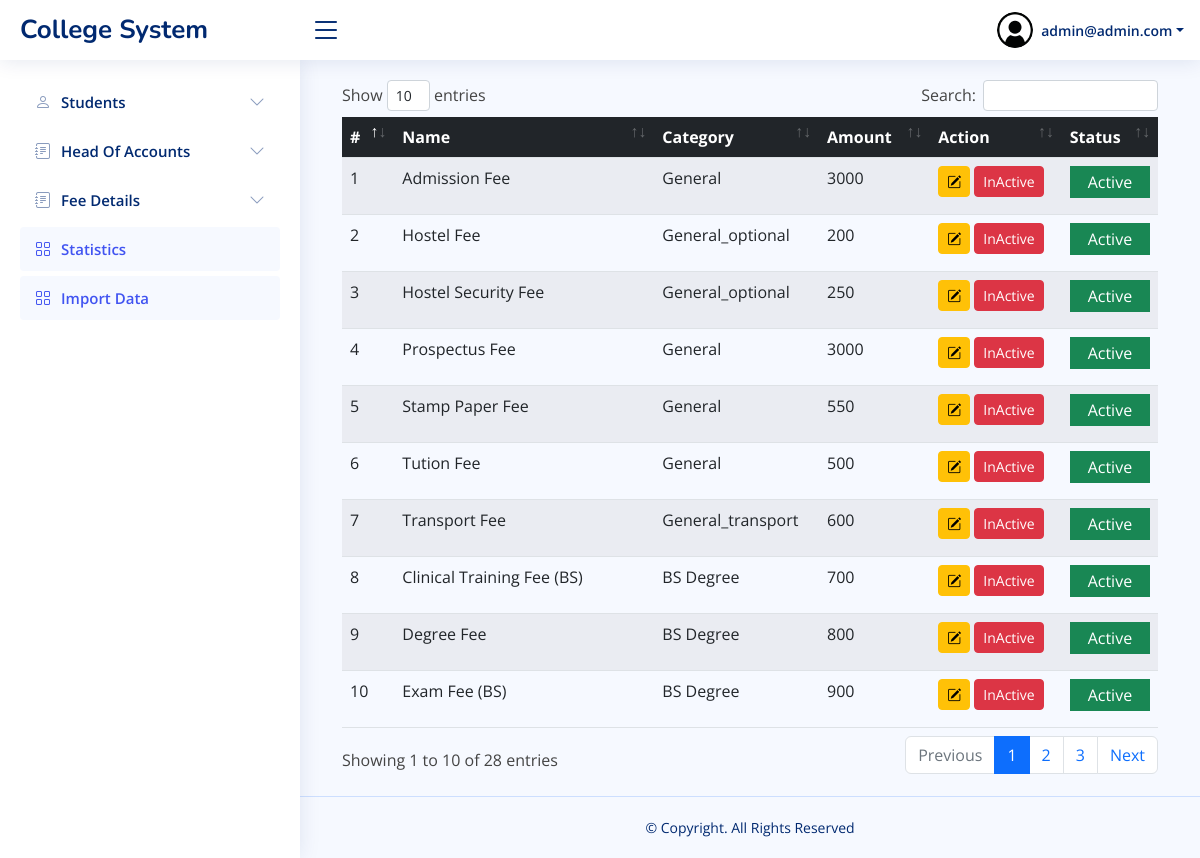
/views/head_of_accounts/all_head_of_accounts.php (signed in), run on the app's committed database.
### tables this page shows
CREATE TABLE `head_of_accounts` (
  `id` int(11) NOT NULL,
  `account_name` varchar(512) DEFAULT NULL,
  `category` varchar(512) DEFAULT NULL,
  `amount` int(255) DEFAULT NULL,
  `status` varchar(11) DEFAULT '1',
  `created_on` datetime DEFAULT NULL
);

### views/head_of_accounts/all_head_of_accounts.php (the view, shortened to what this page needs)
<?php
include '../../includes/header.php';
include '../../includes/sidebar.php';
?>
<main id="main" class="main">
<div class="container-fluid">
<div class="table-responsive">
  <table class="table table-striped datatable " id="hoa_table">
  <thead class="bg-dark text-white">
    <tr>
      <th scope="col">#</th>
      <th scope="col">Name</th>
      <th scope="col">Category</th>
      <th scope="col">Amount</th>
      <th scope="col">Action</th>
      <th scope="col">Status</th>
    </tr>
  </thead>
  <tbody>
    <?php
    $ret=mysqli_query($con,"SELECT * FROM `head_of_accounts` ");
    $count = 1;
    while ($row=mysqli_fetch_array($ret))
    {
      $hoa_id = $row['id'];
      ?>
      <tr>
        <td><?=$count?></td>
        <td>
          <p class="text-sm mb-0"><?=$row['account_name']?></p></td>
        <td>
          <p class="text-sm mb-0"><?=$row['category']?></p>
        </td>
        <td>
          <p class="text-sm"><?=$row['amount']?></p></td>
        <td>
          <div>
            <button class="btn btn-sm btn-warning" onclick="load_hoa_detail(<?=$hoa_id?>)" data-bs-toggle="modal" data-bs-target="#edit_hoa_modal"><i class="bi bi-pencil-square"></i></button>
            <?php
            if($row['status'] == '1'){
              ?>
              <button class="btn btn-sm btn-danger" onclick="change_status_hoa(<?=$hoa_id?>,2)">InActive</button>
              <?php
            }
            else{
              ?>
              <button class="btn btn-sm btn-primary" onclick="change_status_hoa(<?=$hoa_id?>,1)">Active</button>
              <?php
            }
            ?>
          </div>
        </td>
        <td>
          <?php
          if($row['status'] == '1'){
            ?>
              <p class="text-white bg-success text-sm p-1 text-center mb-0">Active</p>
            <?php
          }elseif($row['status'] == '2'){
            ?>
              <p class="text-white bg-danger text-sm p-1 text-center mb-0">InActive</p>
            <?php
          }
        ?>
        </td>
      </tr>
      <?php
      $count++;
    }
    ?>
  </tbody>
</table>
</div>
</div>
</main>
<?php
include '../../includes/footer.php';
?>

### includes/header.php (shortened to what this page needs)
<!DOCTYPE html>
<html lang="en">
<head>
  <link href="../../assets/vendor/bootstrap/css/bootstrap.min.css" rel="stylesheet">
  <link href="../../assets/vendor/bootstrap-icons/bootstrap-icons.css" rel="stylesheet">
  <link href="../../assets/vendor/boxicons/css/boxicons.min.css" rel="stylesheet">
  <link href="../../assets/vendor/quill/quill.snow.css" rel="stylesheet">
  <link href="../../assets/vendor/quill/quill.bubble.css" rel="stylesheet">
  <link href="../../assets/vendor/remixicon/remixicon.css" rel="stylesheet">
  <link rel="stylesheet" href="../../assets/vendor/datatables.net-bs4/css/dataTables.bootstrap4.min.css">
  <link rel="stylesheet" href="../../assets/vendor/datatables.net-buttons-bs4/css/buttons.bootstrap4.min.css">
  <link rel="stylesheet" href="../../assets/vendor/datatables.net-select-bs4/css/select.bootstrap4.min.css">
  <link href="https://cdn.rawgit.com/harvesthq/chosen/gh-pages/chosen.min.css" rel="stylesheet"/>
  <link href="../../assets/css/style.css" rel="stylesheet">
</head>
<body>
<?php
if (session_status() == PHP_SESSION_ACTIVE) {
  $user_email = $_SESSION['email'];
}
?>
  <header id="header" class="header fixed-top d-flex align-items-center">
    <div class="d-flex align-items-center justify-content-between">
      <a href="index.html" class="logo d-flex align-items-center">
        <span class="d-none d-lg-block">College System</span>
      </a>
      <i class="bi bi-list toggle-sidebar-btn"></i>
    </div>
    <?php
    if(!empty($user_email)){
    ?>
    <nav class="header-nav ms-auto">
      <ul class="d-flex align-items-center">
        <li class="nav-item dropdown pe-3">
          <a class="nav-link nav-profile d-flex align-items-center pe-0" href="#" data-bs-toggle="dropdown">
            <img src="../../assets/images/profile_photo/user-icon.webp" alt="Profile" class="rounded-circle">
            <span class="d-none d-md-block dropdown-toggle ps-2"><?=$user_email?></span>
          </a>
        </li>
      </ul>
    </nav>
<?php
}
?>
  </header>

### includes/sidebar.php (shortened to what this page needs)
<aside id="sidebar" class="sidebar">
<ul class="sidebar-nav" id="sidebar-nav">
  <li class="nav-item">
    <a class="nav-link collapsed" data-bs-target="#students-nav" data-bs-toggle="collapse" href="#">
      <i class="bi bi-person"></i><span>Students</span><i class="bi bi-chevron-down ms-auto"></i>
    </a>
  </li>
  <li class="nav-item">
    <a class="nav-link collapsed" data-bs-target="#hoa-nav" data-bs-toggle="collapse" href="#">
      <i class="bi bi-journal-text"></i><span>Head Of Accounts</span><i class="bi bi-chevron-down ms-auto"></i>
    </a>
  </li>
  <li class="nav-item">
  <a class="nav-link collapsed" data-bs-target="#fee-nav" data-bs-toggle="collapse" href="#">
      <i class="bi bi-journal-text"></i><span>Fee Details</span><i class="bi bi-chevron-down ms-auto"></i>
    </a>
  </li>
  <li class="nav-item">
    <a class="nav-link " href="../statistics/statistics.php">
      <i class="bi bi-grid"></i>
      <span>Statistics</span>
    </a>
  </li>
  <li class="nav-item">
    <a class="nav-link " href="../import_data/import_data.php">
      <i class="bi bi-grid"></i>
      <span>Import Data</span>
    </a>
  </li>
</ul>
</aside>

### includes/footer.php (shortened to what this page needs)
  <footer id="footer" class="footer">
    <div class="copyright">
      &copy; Copyright. All Rights Reserved
    </div>
  </footer>
</body>
</html>

### assets/css/style.css (style rules this page uses)
:root { scroll-behavior: smooth; }
body { font-family: "Open Sans", sans-serif; background: #f6f9ff; color: #444444; }
a { color: #4154f1; text-decoration: none; }
#main { margin-top: 60px; padding: 20px 30px; transition: all 0.3s; }
.logo { line-height: 1; }
@media (min-width: 1200px) { .logo { width: 280px; } }
.logo span { font-size: 26px; font-weight: 700; color: #012970; font-family: "Nunito", sans-serif; }
.header { transition: all 0.5s; z-index: 997; height: 60px; box-shadow: 0px 2px 20px rgba(1, 41, 112, 0.1); background-color: #fff; padding-left: 20px; }
.header .toggle-sidebar-btn { font-size: 32px; padding-left: 10px; cursor: pointer; color: #012970; }
.header-nav ul { list-style: none; }
.header-nav>ul { margin: 0; padding: 0; }
.header-nav .nav-profile { color: #012970; }
.header-nav .nav-profile img { max-height: 36px; }
.header-nav .nav-profile span { font-size: 14px; font-weight: 600; }
.sidebar { position: fixed; top: 60px; left: 0; bottom: 0; width: 300px; z-index: 996; transition: all 0.3s; padding: 20px; overflow-y: auto; scrollbar-width: thin; scrollbar-color: #aab7cf transparent; box-shadow: 0px 0px 20px rgba(1, 41, 112, 0.1); background-color: #fff; }
@media (min-width: 1200px) { #main, #footer { margin-left: 300px; } }
.sidebar-nav { padding: 0; margin: 0; list-style: none; }
.sidebar-nav li { padding: 0; margin: 0; list-style: none; }
.sidebar-nav .nav-item { margin-bottom: 5px; }
.sidebar-nav .nav-link { display: flex; align-items: center; font-size: 15px; font-weight: 600; color: #4154f1; transition: 0.3; background: #f6f9ff; padding: 10px 15px; border-radius: 4px; }
.sidebar-nav .nav-link i { font-size: 16px; margin-right: 10px; color: #4154f1; }
.sidebar-nav .nav-link.collapsed { color: #012970; background: #fff; }
.sidebar-nav .nav-link.collapsed i { color: #899bbd; }
.sidebar-nav .nav-link .bi-chevron-down { margin-right: 0; transition: transform 0.2s ease-in-out; }
.footer { padding: 20px 0; font-size: 14px; transition: all 0.3s; border-top: 1px solid #cddfff; }
.footer .copyright { text-align: center; color: #012970; }

### data on the page
head_of_accounts: account_name "Admission Fee", category "General", amount "3000", status "Active"
head_of_accounts: account_name "Hostel Fee", category "General_optional", amount "200", status "Active"
head_of_accounts: account_name "Hostel Security Fee", category "General_optional", amount "250", status "Active"
head_of_accounts: account_name "Prospectus Fee", category "General", amount "3000", status "Active"
head_of_accounts: account_name "Stamp Paper Fee", category "General", amount "550", status "Active"
head_of_accounts: account_name "Tution Fee", category "General", amount "500", status "Active"
head_of_accounts: account_name "Transport Fee", category "General_transport", amount "600", status "Active"
head_of_accounts: account_name "Clinical Training Fee (BS)", category "BS Degree", amount "700", status "Active"
head_of_accounts: account_name "Degree Fee", category "BS Degree", amount "800", status "Active"
head_of_accounts: account_name "Exam Fee (BS)", category "BS Degree", amount "900", status "Active"

### other printed values
$user_email "admin@admin.com"
